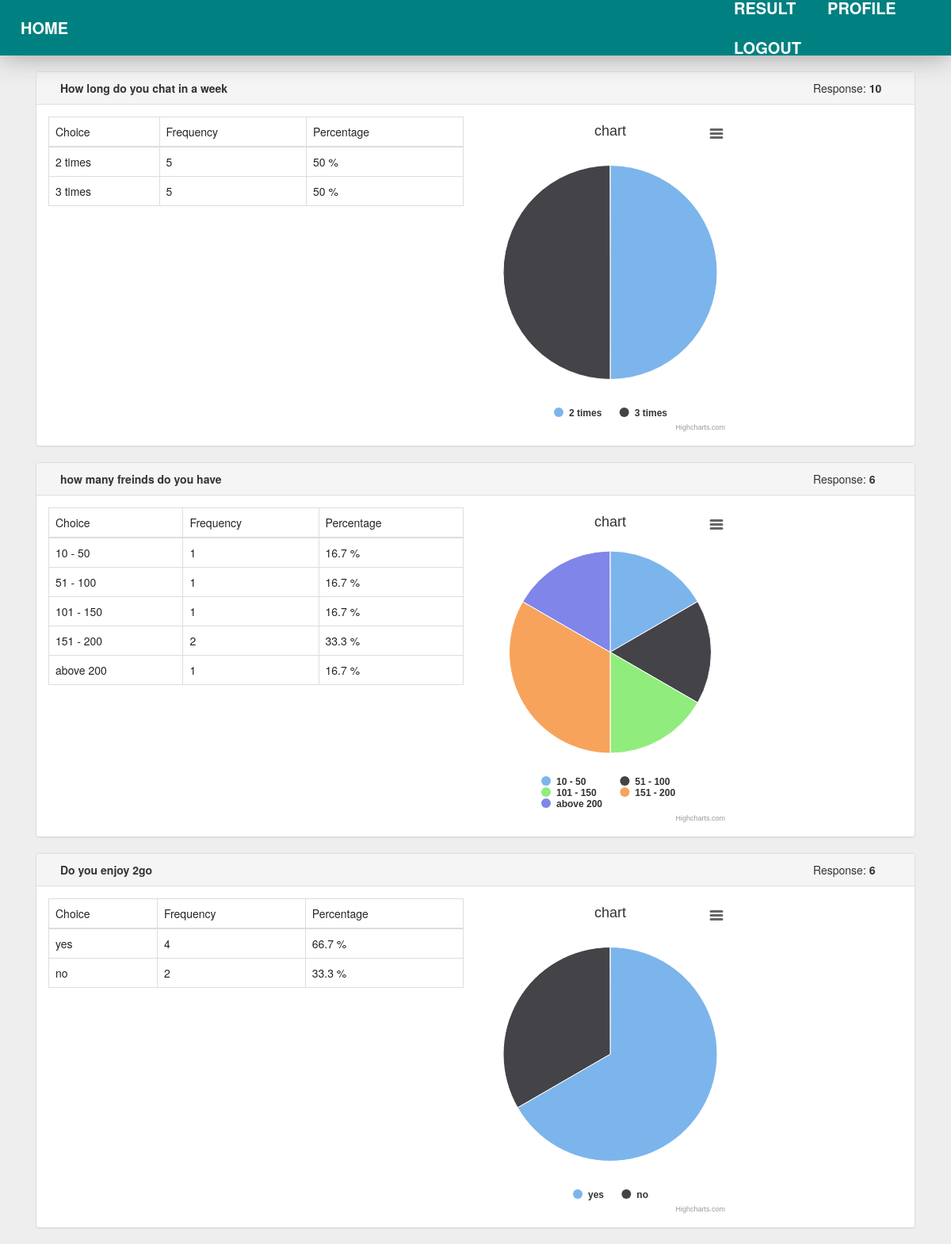
The app's page /result/7/ (signed in) with its own data.
### questionnaire/models.py (models this page shows, shortened)
class Question(models.Model):
	text = models.CharField(max_length = 255)
	questionnaire = models.ForeignKey(Questionnaire, on_delete=models.CASCADE, related_name="questions")
	def get_vote_sum(self):
		voteSum = Choice.objects.filter(question_id=self.id)
		vsum = voteSum.aggregate(Sum('vote'))
		vote_sum = vsum['vote__sum']
		return vote_sum
	def __str__(self):
		return self.text

class Choice(models.Model):
	text = models.CharField(max_length = 255)
	question = models.ForeignKey(Question, on_delete=models.CASCADE, related_name='choices')
	vote = models.IntegerField(default = 0)

### questionnaire/views.py (the view)
# urls.py: path('result/<int:pk>/', views.Result.as_view(), name='result'),
class Result(LoginRequiredMixin, DetailView):
    model = Questionnaire
    template_name = 'vote/result.html'

### questionnaire/templatetags/quest_extras.py (called while the page is built)
@register.filter
def pec(value, arg):
	try:
		value = int(value)
		arg = int(arg)
		if arg: return value / arg * 100
	except: pass
	return ''

### questionnaire/templates/vote/result.html (shortened to what this page needs)
{% extends 'base.html' %}
{% block result %}
  <a class="navbar-brand text-white" href="{% url 'result' questionnaire.id %}"><b>RESULT</b></a>
{% endblock %}
{% block content %}
{% load quest_extras %}
<div>
	{% for question in questionnaire.questions.all %}
	<div class="panel panel-default">
		<div class="panel-heading">
			<div class="container">
			<div class="row">
				<div class="col-md-6">
	<b>{{question}}</b>
</div>
<div class="col-md-2 offset-md-4">
	Response: <b>{{question.get_vote_sum}}</b>
</div>
</div>
</div>
</div>
<div class="panel-body">
<div class="row">
	<div class="col-md-6">
	<table class="table table-bordered">
			<thead>
				<td>Choice</td>
				<td>Frequency</td>
				<td>Percentage</td>
			</thead>
			<tbody>
	{% for choice in question.choices.all %}
			<tr>
				<td>
					{{choice.text}}
				</td>
				<td>
					{{choice.vote}}
				</td>
				<td>
					{{choice.vote|pec:question.get_vote_sum|floatformat}} %
				</td>
			</tr>
	{% endfor %}
		</tbody>
	</table>
</div>
<div class="col-md-2">
<div id='{{forloop.counter}}' style="min-width: 310px; height: 400px; max-width: 300px; margin: 0 auto"></div>
</div>
</div></div>
</div>
	{% endfor %}
</div>
{% endblock %}

### static/css/main.css (style rules this page uses)
body { background-color: #eee; }
.navbar-brand { text-decoration: none; color:white; font-size: 20px; text-align: right; }
.panel { background-color: white; color: black; }

### records on screen
Question: text "How long do you chat in a week", get_vote_sum "10"
Choice: text "2 times", vote "5", vote|pec "50"
Choice: text "3 times", vote "5", vote|pec "50"
Question: text "how many freinds do you have", get_vote_sum "6"
Choice: text "10 - 50", vote "1", vote|pec "16.7"
Choice: text "51 - 100", vote "1", vote|pec "16.7"
Choice: text "101 - 150", vote "1", vote|pec "16.7"
Choice: text "151 - 200", vote "2", vote|pec "33.3"
Choice: text "above 200", vote "1", vote|pec "16.7"
Question: text "Do you enjoy 2go", get_vote_sum "6"
Choice: text "yes", vote "4", vote|pec "66.7"
Choice: text "no", vote "2", vote|pec "33.3"
